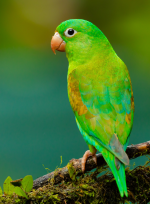
#> input picture capstone/example.jpg, 150 x 204 px
$ python -i changeImage_prac.py   (imports and definitions only)
#> lines starting #> are read from the running program, lines starting #| are printed output that depends on the picture
#!/usr/bin/env python3

import os
from PIL import Image

path = os.path.expanduser('~') + '/supplier-data/images/'

# [5 lines not run here, left out]

#!/usr/bin/env python3
import os
from PIL import Image
import re

inpath = os.path.expanduser('~') + '/images/'
outpath = os.path.expanduser('~') + '/opt/icons/'

def operate(infile,outfile):
#> called with infile = 'example.jpg', outfile = 'out.png'
  im=Image.open(infile)
#> im is the input picture: PIL image 150x204 RGB; mean R, G, B 70.3, 115.4, 42
  im.rotate(90).resize((128,128)).convert('RGB').save(outfile,"JPEG")
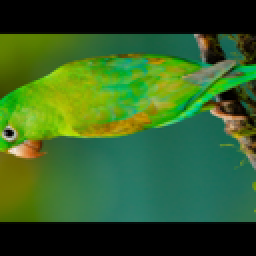
#> saved as out.png: PIL image 128x128 RGB (shown 2 times larger); mean R, G, B 50.7, 92.7, 37.7

def main(inpath,outpath):
  for f in os.listdir(inpath):
    if f[0:2]=="ic":
      f_start, f_end=os.path.splitext(f)
      in_f=os.path.join(inpath,f)
      out_f=os.path.join(outpath,f_start)
      operate(in_f,out_f)

# [2 lines not run here, left out]

>>> result = operate('example.jpg', 'out.png')
